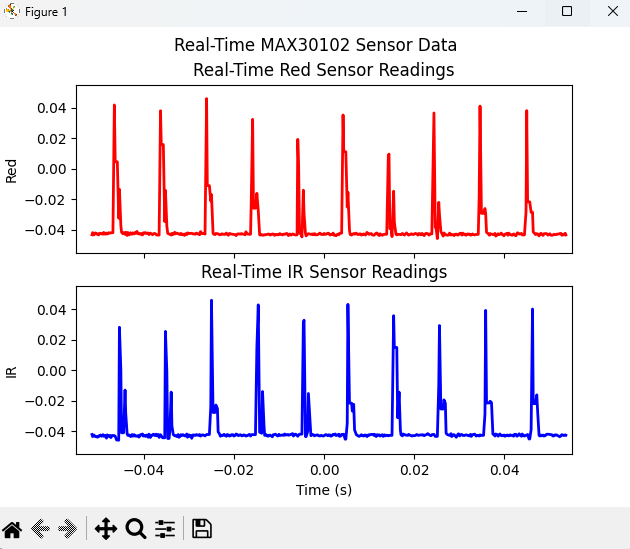
#> input picture buzz_lightyear/ppg_signal.png, 630 x 549 px; its folder holds only this picture in this run
$ python -i real_time_graphing.py   (imports and definitions only)
#> lines starting #> are read from the running program, lines starting #| are printed output that depends on the picture
import serial
import matplotlib.pyplot as plt
import matplotlib.animation as animation
import time

# Serial port settings
serial_port = 'COM8'  # Adjust as necessary
baud_rate = 115200

# Open serial connection
ser = serial.Serial(serial_port, baud_rate, timeout=0.05)
# [1 line not run here, left out]

times = []
red_data = []
ir_data = []

fig, (ax_red, ax_ir) = plt.subplots(2,1,sharex=True)
line_red, = ax_red.plot([], [], label = 'Red', color = 'red', lw=2)
line_ir, = ax_ir.plot([],[], label="IR", color='blue',lw=2)

# [8 lines not run here, left out]

start_time = time.time()

def init():
    line_red.set_data([], [])
    line_ir.set_data([], [])
    return line_red, line_ir

def update(frame):
    global times, red_data, ir_data
    current_time = time.time()-start_time

    # Read all available lines from the serial port
    while ser.in_waiting > 0:
        try:
            line = ser.readline().decode('utf-8', errors='ignore').strip()
            if not line:
                continue

            parts = line.split(',')
            if len(parts) < 2 or '=' not in parts[0] or '=' not in parts[1]:
                continue

            red_val = float(parts[0].split('=')[1])
            ir_val = float(parts[1].split('=')[1])

            times.append(current_time)
            red_data.append(red_val)
            ir_data.append(ir_val)
        except Exception as e:
            print(f"Error parsing line: {line} Error: {e}")

    # Rolling Window
    window = 5
    while times and (current_time - times[0]) > window:
        times.pop(0)
        red_data.pop(0)
        ir_data.pop(0)

    line_red.set_data(times, red_data)
    line_ir.set_data(times, ir_data)

    # Scroll x-axis
    ax_red.set_xlim(max(0, current_time - window), current_time + 0.5)
    ax_ir.set_xlim(max(0, current_time - window), current_time + 0.5)
    #ax.relim()
    #ax.autoscale_view(scaley=True)
    """all_values = red_data + ir_data
    if all_values:
        ymin = min(all_values)
        ymax = max(all_values)
        margin = 0.1 * (ymax - ymin) if ymax != ymin else 100  # Add 10% margin or fallback
        ax.set_ylim(ymin - margin, ymax + margin)"""

    # Dynamic y-axis for red
    if red_data:
        red_min = min(red_data)
        red_max = max(red_data)
        margin = 0.1 * (red_max - red_min) if red_max != red_min else 100
        ax_red.set_ylim(red_min - margin, red_max + margin)

    if ir_data:
        ir_min = min(ir_data)
        ir_max = max(ir_data)
        margin = 0.1 * (ir_max - ir_min) if ir_max != ir_min else 100
        ax_ir.set_ylim(ir_min - margin, ir_max + margin)

    return line_red, line_ir

# Create animation (updates every 50ms)
ani = animation.FuncAnimation(fig, update, init_func=init, blit=True, interval=50)

# Show the plot
# [4 lines not run here, left out]

>>> import cv2
>>> picture = cv2.imread('ppg_signal.png', cv2.IMREAD_GRAYSCALE)
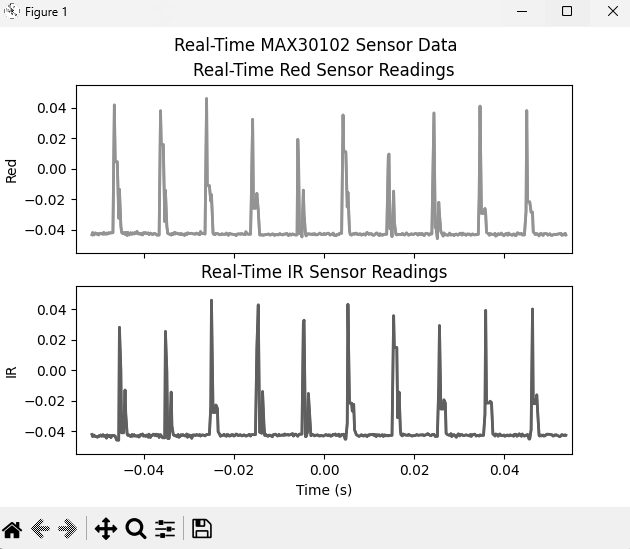
#> picture: shape (549, 630); min 0, max 255, mean 240.4
#> (the run stopped early here; a loop or call above may not have finished)
